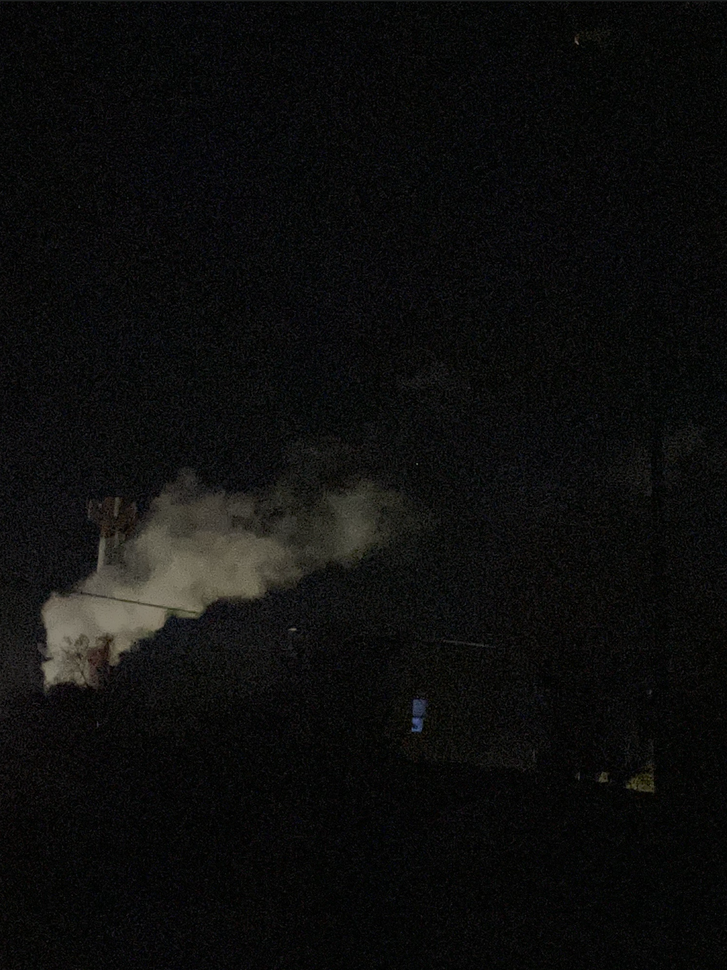
#> input picture CAGED/images/image.png, 727 x 970 px, shrunk from 1128 x 1504 before the run, found by its file name
$ python test.py
#> lines starting #> are read from the running program, lines starting #| are printed output that depends on the picture; long printed decimals are rounded
import numpy as np
from PIL import Image
import matplotlib.pyplot as plt

from skimage.morphology import (
    opening, closing, disk,
    remove_small_objects, dilation
)
from skimage.filters import rank
from skimage.util import img_as_ubyte
from skimage.segmentation import flood
from tqdm import tqdm


# ============================================================
# UTILITAIRES
# ============================================================

def rgb_to_luminance(img_rgb):
    img = img_rgb.astype(np.float32)
#> img: shape (120, 200, 3) float32
    R, G, B = img[..., 0], img[..., 1], img_rgb[..., 2]
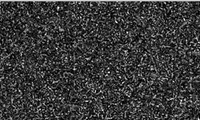
#> G: shape (120, 200) float32; min 0, max 38, mean 8.7; drawn with min black and max white
    return 0.2126 * R + 0.7152 * G + 0.0722 * B


def local_std(image, win=9):
    image_n = (image - image.min()) / (image.max() - image.min() + 1e-6)
    image_u8 = img_as_ubyte(image_n)
    mean = rank.mean(image_u8, disk(win // 2))
    mean_sq = rank.mean(image_u8 ** 2, disk(win // 2))
    return np.sqrt(mean_sq - mean ** 2)


# ============================================================
# DÉTECTION PANACHE VISIBLE — NOYAU + EXTENSION
# ============================================================

def detect_panache_visible(
    image_rgb,
    roi,
    S_min=120,
    k_core=2.2,
    k_edge=1.4,
    win_tex=9,
    show=True
):
    """
    Détection et segmentation complète d'un panache visible.
    Méthode :
      1. noyau (anomalie forte)
      2. extension conditionnelle (zones diffuses connectées)
    """

    # --------------------------------------------------------
    # 1. EXTRACTION ROI
    # --------------------------------------------------------
    x1, y1, x2, y2 = roi
    roi_rgb = image_rgb[y1:y2, x1:x2]

    # --------------------------------------------------------
    # 2. LUMINANCE
    # --------------------------------------------------------
    Y = rgb_to_luminance(roi_rgb)
    Yn = (Y - np.median(Y)) / (np.std(Y) + 1e-6)

    # --------------------------------------------------------
    # 3. FOND + ANOMALIE
    # --------------------------------------------------------
    Y_bg = np.percentile(Yn, 30)
#> Y_bg = -0.418
    deltaY = np.abs(Yn - Y_bg)
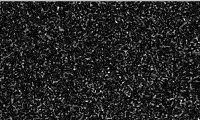
#> deltaY: shape (120, 200) float64; min 0, max 5.74, mean 0.837; drawn with min black and max white

    sigma = np.std(Yn)
#> sigma = 1

    # --------------------------------------------------------
    # 4. NOYAU (SEUIL STRICT)
    # --------------------------------------------------------
    thr_core = k_core * sigma
#> thr_core = 2.2
    mask_core = deltaY > thr_core
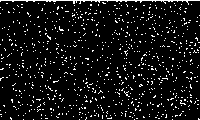
#> mask_core: shape (120, 200) bool; 7.3% white in thin lines or dots

    mask_core = opening(mask_core, disk(2))
#> mask_core: shape (120, 200) bool; every value is 0
    mask_core = remove_small_objects(mask_core, min_size=S_min)

    # --------------------------------------------------------
    # 5. EXTENSION CONDITIONNELLE
    # --------------------------------------------------------
    thr_edge = k_edge * sigma
#> thr_edge = 1.4
    mask_ext = np.zeros_like(mask_core)

    seeds = np.argwhere(mask_core)
#> seeds = empty array

    for y, x in tqdm(seeds, desc="Extension du panache", unit="seed"):
        flooded = flood(deltaY, (y, x), tolerance=thr_edge)
        mask_ext |= flooded
#> this loop made 0 passes

    mask_ext = closing(mask_ext, disk(3))
    mask_ext = remove_small_objects(mask_ext, min_size=S_min)

    # --------------------------------------------------------
    # 6. TEXTURE (DIAGNOSTIC)
    # --------------------------------------------------------
    sigma_local = local_std(Yn, win=win_tex)
#> in local_std, `mean = rank.mean(image_u8, disk(win // 2))`:
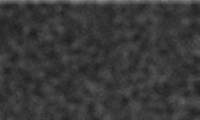
#> mean: shape (120, 200); min 29, max 134, mean 56.5
#> in local_std, `mean_sq = rank.mean(image_u8 ** 2, disk(win // 2))`:
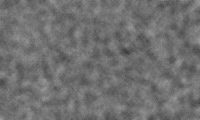
#> mean_sq: shape (120, 200); min 57, max 158, mean 111.7
#> in local_std, `return np.sqrt(mean_sq - mean ** 2)`:
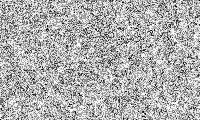
#> returned value: shape (120, 200) float16; min 0, max 15.97, mean 10.98; drawn with min black and max white

    # --------------------------------------------------------
    # 7. MÉTRIQUES
    # --------------------------------------------------------
    area = int(mask_ext.sum())
#> area = 0

    if area > 0:
        mean_anomaly = float(np.mean(deltaY[mask_ext]))
        texture_panache = float(np.median(sigma_local[mask_ext]))
        texture_fond = float(np.median(sigma_local[~mask_ext]))
        diffusion_index = texture_fond - texture_panache
    else:
        mean_anomaly = 0.0
        diffusion_index = 0.0

    panache = area >= S_min
#> panache = False

    metrics = {
        "panache": panache,
        "area_px": area,
        "mean_anomaly": mean_anomaly,
        "diffusion_index": diffusion_index,
        "thr_core": thr_core,
        "thr_edge": thr_edge,
    }
#> metrics = {'panache': False, 'area_px': 0, 'mean_anomaly': 0, 'diffusion_index': 0, 'thr_core': 2.2, 'thr_edge': 1.4}

    # --------------------------------------------------------
    # 8. FIGURES DEBUG
    # --------------------------------------------------------
    if show:
        fig, ax = plt.subplots(2, 4, figsize=(18, 8))

        ax[0, 0].imshow(image_rgb)
        ax[0, 0].add_patch(
            plt.Rectangle((x1, y1), x2-x1, y2-y1,
                          edgecolor="red", facecolor="none", lw=2)
        )
        ax[0, 0].set_title("Image visible + ROI")
        ax[0, 0].axis("off")

        ax[0, 1].imshow(roi_rgb)
        ax[0, 1].set_title("ROI (RGB)")
        ax[0, 1].axis("off")

        ax[0, 2].imshow(Y, cmap="gray")
        ax[0, 2].set_title("Luminance Y")
        ax[0, 2].axis("off")

        ax[0, 3].imshow(deltaY, cmap="inferno")
        ax[0, 3].set_title("|ΔY| (anomalie)")
        ax[0, 3].axis("off")

        ax[1, 0].imshow(mask_core, cmap="gray")
        ax[1, 0].set_title("Noyau (anomalie forte)")
        ax[1, 0].axis("off")

        ax[1, 1].imshow(mask_ext, cmap="gray")
        ax[1, 1].set_title("Masque étendu (final)")
        ax[1, 1].axis("off")

        ax[1, 2].imshow(sigma_local, cmap="viridis")
        ax[1, 2].set_title("Texture σ locale (diagnostic)")
        ax[1, 2].axis("off")

        ax[1, 3].imshow(Y, cmap="gray")
        ax[1, 3].imshow(mask_ext, cmap="Reds", alpha=0.5)
        ax[1, 3].set_title(
            f"Résultat : {'PANACHE' if panache else 'PAS DE PANACHE'}"
        )
        ax[1, 3].axis("off")

        plt.tight_layout()
        plt.show()
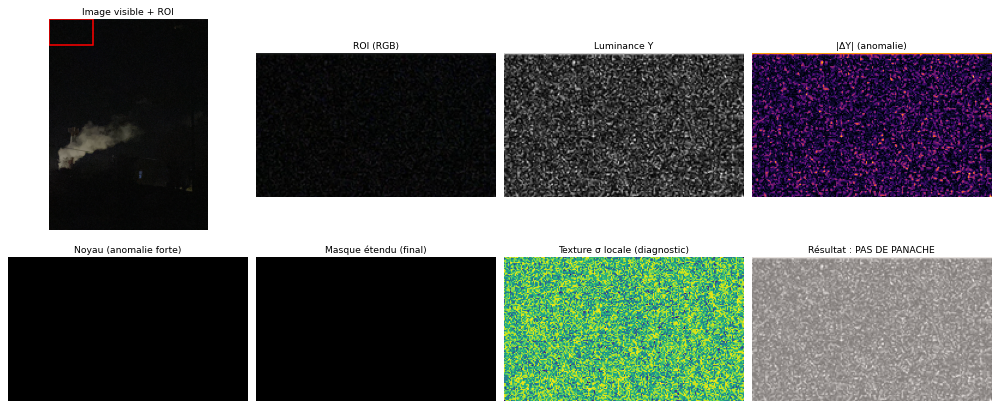
#> figure drawn by matplotlib, 8 panels

    return panache, mask_ext, metrics


# ============================================================
# EXEMPLE D'UTILISATION
# ============================================================

if __name__ == "__main__":
    IMAGE_PATH = "CAGED/image.png"
    ROI = (0, 0, 200, 120)  # x1, y1, x2, y2

    img = np.array(Image.open(IMAGE_PATH).convert("RGB"))

    panache, mask, metrics = detect_panache_visible(
        img,
        ROI,
        show=True
    )
#> panache = False

    print("Panache détecté :", panache)
#| Panache détecté : False
    for k, v in metrics.items():
        print(f"{k} : {v}")
#> this loop made 6 passes
#> (k, v) on passes 1 to 6: ('panache', False), ('area_px', 0), ('mean_anomaly', 0), ('diffusion_index', 0), ('thr_core', 2.2), ('thr_edge', 1.4)
#| panache : False
#| area_px : 0
#| mean_anomaly : 0.0
#| diffusion_index : 0.0
#| thr_core : 2.200
#| thr_edge : 1.400
